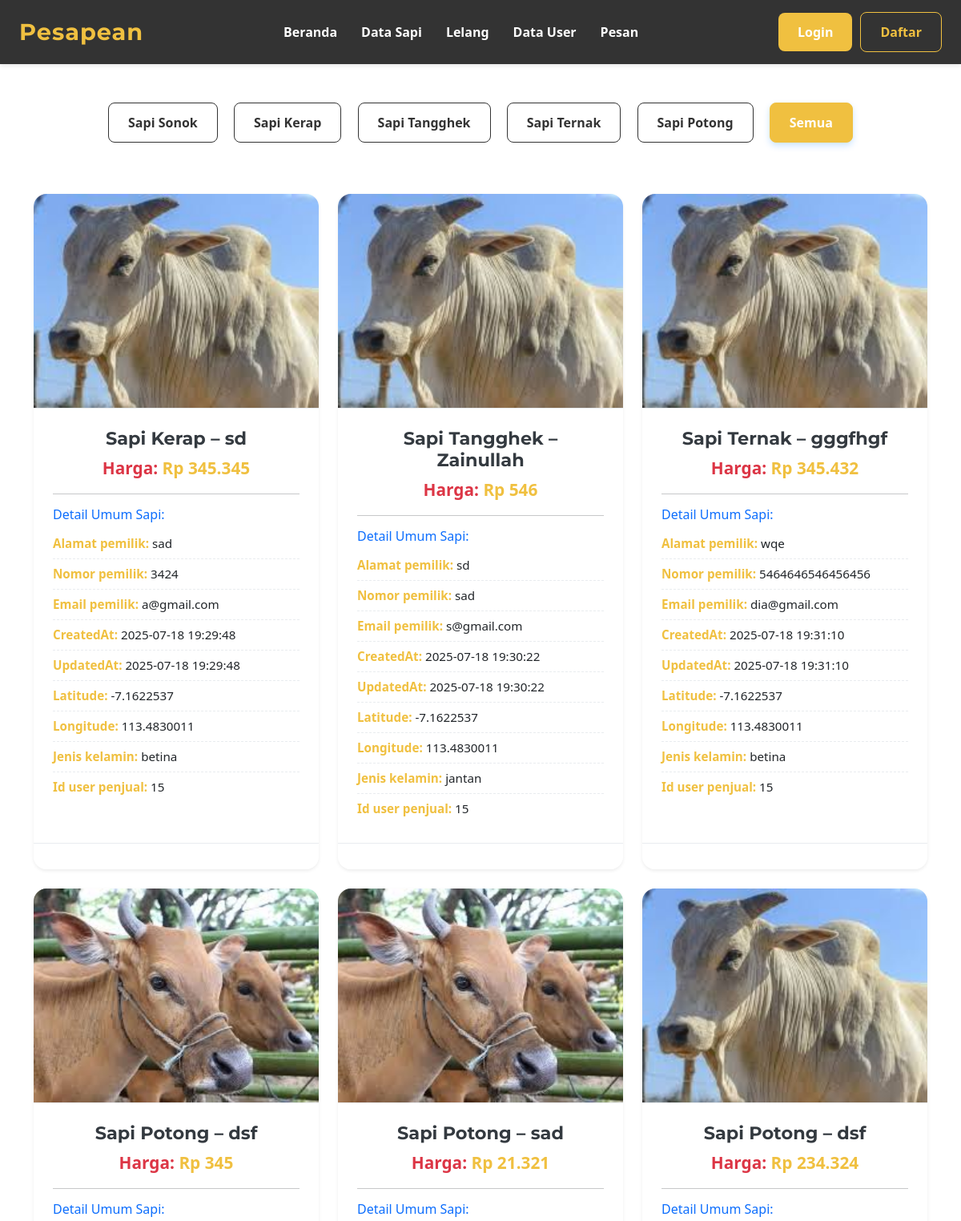
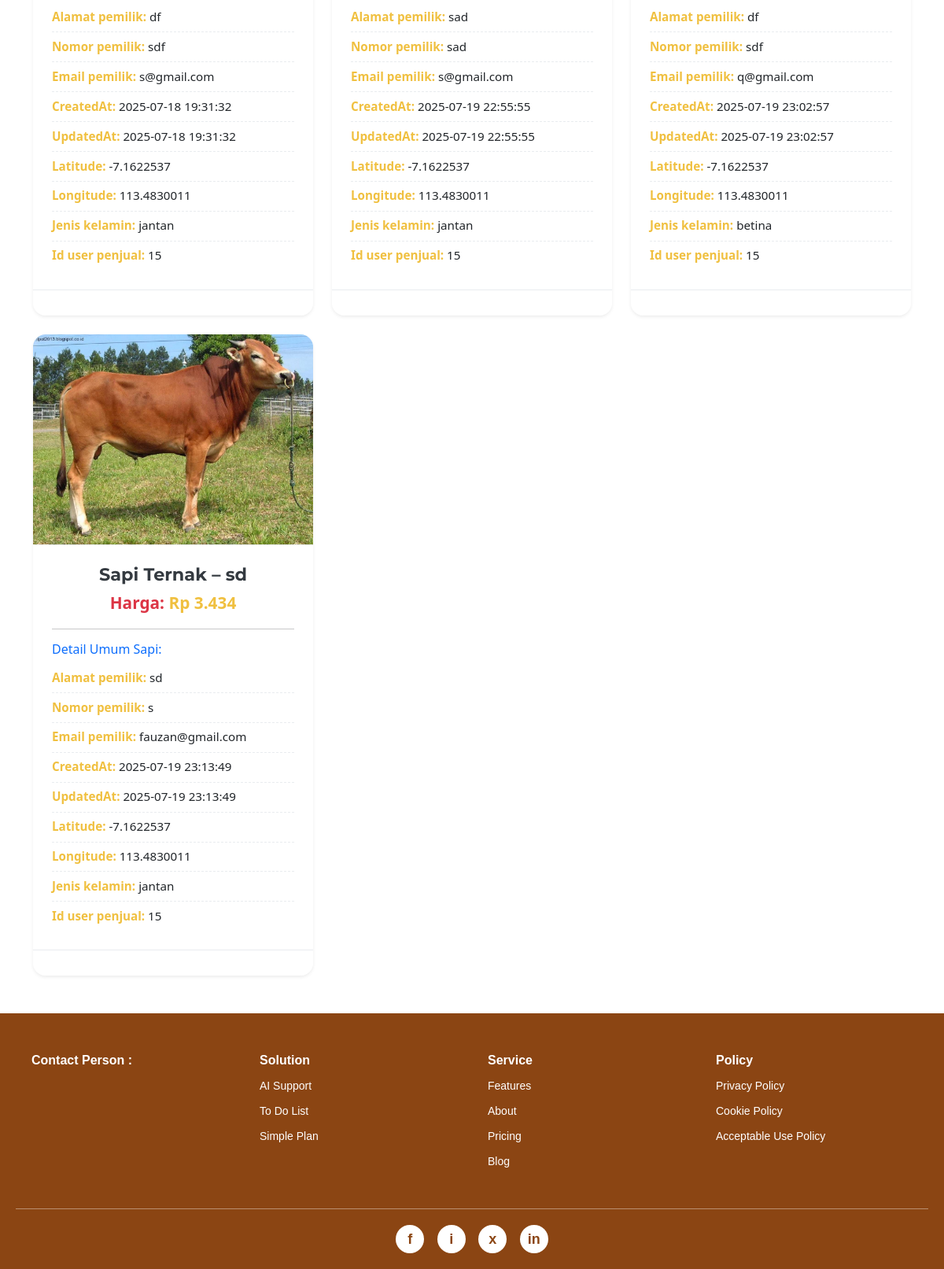
The page /admin/data_sapi.php on the database its author committed (2 pictures, top to bottom).
### tables this page shows
CREATE TABLE `data_sapi` (
  `id_sapi` int(11) NOT NULL,
  `id_macamSapi` int(11) DEFAULT NULL,
  `foto_sapi` varchar(255) DEFAULT NULL,
  `harga_sapi` int(11) DEFAULT NULL,
  `nama_pemilik` varchar(100) DEFAULT NULL,
  `alamat_pemilik` varchar(255) DEFAULT NULL,
  `nomor_pemilik` varchar(20) DEFAULT NULL,
  `email_pemilik` varchar(100) DEFAULT NULL,
  `createdAt` datetime DEFAULT NULL,
  `updatedAt` datetime DEFAULT NULL,
  `latitude` varchar(50) DEFAULT NULL,
  `longitude` varchar(50) DEFAULT NULL,
  `jenis_kelamin` enum('jantan','betina') DEFAULT NULL,
  `id_user_penjual` int(11) DEFAULT NULL
);

CREATE TABLE `macamsapi` (
  `id_macamSapi` int(11) NOT NULL,
  `name` varchar(100) DEFAULT NULL
);

### admin/data_sapi.php (the view, shortened to what this page needs)
<?php
include '../koneksi.php';
$jenis_filter = isset($_GET['jenis']) ? $_GET['jenis'] : 'all';
$jenis_map = [
    'sonok' => 1,
    'kerap' => 2,
    'tangghek' => 3,
    'ternak' => 4,
    'potong' => 5,
];
$query = "SELECT ds.*, ms.name AS jenis_sapi FROM data_sapi ds
          LEFT JOIN macamSapi ms ON ds.id_macamSapi = ms.id_macamSapi";
if ($jenis_filter != 'all' && isset($jenis_map[$jenis_filter])) {
    $id_m = $jenis_map[$jenis_filter];
    $stmt = mysqli_prepare($koneksi, $query . " WHERE ds.id_macamSapi = ?");
    mysqli_stmt_bind_param($stmt, "i", $id_m);
    mysqli_stmt_execute($stmt);
    $result = mysqli_stmt_get_result($stmt);
} else {
    $result = mysqli_query($koneksi, $query);
}
?>
<!DOCTYPE html>
<html lang="id">
<head>
    <link rel="stylesheet" href="../style.css">
    <link rel="stylesheet" href="https://cdnjs.cloudflare.com/ajax/libs/font-awesome/6.5.0/css/all.min.css" />
    <link href="https://cdn.jsdelivr.net/npm/bootstrap@5.3.3/dist/css/bootstrap.min.css" rel="stylesheet">
</head>
<body>
    <header class="main-header">
        <nav class="navbar">
            <div class="logo">
                <a href="../admin/admin.php">Pesapean</a>
            </div>
            <ul class="nav-links">
                <li><a href="../admin/admin.php">Beranda</a></li>
                <li><a href="../admin/data_sapi.php?jenis=sonok">Data Sapi</a></li>
                <li><a href="../admin/lelang.php">Lelang</a></li>
                <li><a href="../admin/data_user.php">Data User</a></li>
                <li><a href="../admin/pesan.php">Pesan</a></li>
            </ul>
            <div class="auth-links">
                <?php if (isset($_SESSION['id_user'])): ?>
                    <a href="../auth/profile.php" class="btn btn-primary">Profile</a>
                <?php else: ?>
                    <a href="../auth/login.php" class="btn btn-primary">Login</a>
                    <a href="../auth/register.php" class="btn btn-outline-primary">Daftar</a>
                <?php endif; ?>
            </div>
        </nav>
    </header>
    <div class="text-center mt-3">
        <?php foreach ($jenis_map as $jk => $idm): ?>
            <a href="?jenis=<?= $jk ?>" class="btn btn-filter <?= ($jenis_filter == $jk) ? 'active' : '' ?>">
                Sapi <?= ucfirst($jk) ?>
            </a>
        <?php endforeach; ?>
        <a href="?jenis=all" class="btn btn-filter <?= ($jenis_filter == 'all') ? 'active' : '' ?>">
            Semua
        </a>
    </div>
    <div class="container mt-4">
        <div class="row row-cols-1 row-cols-md-2 row-cols-lg-3 g-4">
            <?php if (mysqli_num_rows($result) > 0): ?>
                <?php while ($r = mysqli_fetch_assoc($result)): ?>
                    <div class="col">
                        <div class="card h-100 shadow-sm custom-card">
                            <div class="card-img-top-container">
                                <?php if (!empty($r['foto_sapi']) && file_exists("../uploads_sapi/{$r['foto_sapi']}")): ?>
                                    <img src="../uploads_sapi/<?= htmlspecialchars($r['foto_sapi']) ?>" class="card-img-top" alt="Foto Sapi <?= htmlspecialchars($r['jenis_sapi']) ?>">
                                <?php else: ?>
                                    <div class="no-image-placeholder">
                                        <i class="fas fa-image"></i><span>Tidak ada foto</span>
                                    </div>
                                <?php endif; ?>
                            </div>
                            <div class="card-body">
                                <h5 class="card-title text-center mb-2"><?= htmlspecialchars($r['jenis_sapi'] ?? '') ?> – <?= htmlspecialchars($r['nama_pemilik'] ?? '') ?></h5>
                                <p class="card-text text-center price-tag">
                                    <strong style="color:var(--danger-color);">Harga:</strong> Rp <?= number_format($r['harga_sapi'] ?? 0, 0, ',', '.') ?>
                                </p>
                                <hr class="my-3">
                                <h6 class="text-primary mb-2">Detail Umum Sapi:</h6>
                                <ul class="list-unstyled detail-list">
                                    <?php
                                    $excluded_keys = ['id_sapi', 'id_macamSapi', 'foto_sapi', 'harga_sapi', 'jenis_sapi', 'nama_pemilik', 'contact_person'];
                                    foreach ($r as $key => $val):
                                        if (!in_array($key, $excluded_keys)):
                                            $display_key = ucfirst(str_replace('_', ' ', $key));
                                            echo "<li><strong>" . htmlspecialchars($display_key) . ":</strong> " . htmlspecialchars($val ?? '') . "</li>";
                                        endif;
                                    endforeach;
                                    ?>
                                </ul>
                            </div>
                            <div class="card-footer text-center">
                            </div>
                        </div>
                    </div>
                <?php endwhile; ?>
            <?php endif; ?>
        </div>
    </div>
    <?php include '../footer.php'; ?>
</body>
</html>

### style.css (style rules this page uses)
:root { --primary-color: #f0c040; --secondary-color: #333; --accent-color: #555; --background-light: #f8f8f8; --text-color: #333; --white-color: #ffffff; --border-radius: 8px; --transition-speed: 0.3s ease; }
body { background-color: var(--background-light); font-family: 'Open Sans', Arial, sans-serif; margin: 0; padding: 0; line-height: 1.6; color: var(--text-color); }
a { text-decoration: none; color: var(--primary-color); transition: color var(--transition-speed); }
.btn { display: inline-block; padding: 12px 25px; border: none; border-radius: 5px; cursor: pointer; font-size: 16px; font-weight: 600; transition: background-color var(--transition-speed), color var(--transition-speed); }
.btn-primary { background-color: var(--primary-color); color: var(--secondary-color); }
.main-header { background-color: var(--secondary-color); color: var(--white-color); padding: 15px 0; box-shadow: 0 2px 5px rgba(0, 0, 0, 0.1); }
.navbar { display: flex; justify-content: space-between; align-items: center; max-width: 1200px; margin: 0 auto; padding: 0 20px; }
.navbar .logo a { font-size: 28px; font-weight: 700; color: var(--primary-color); letter-spacing: 1px; }
.navbar .nav-links { list-style: none; margin: 0; padding: 0; display: flex; gap: 30px; }
.navbar .nav-links a { color: var(--white-color); font-weight: 600; font-size: 16px; position: relative; }
.navbar .nav-links a::after { content: ''; position: absolute; width: 0; height: 2px; background-color: var(--primary-color); left: 0; bottom: -5px; transition: width var(--transition-speed); }

### rows shown on the page
data_sapi: foto_sapi (picture), id_macamSapi.name "Sapi Kerap", nama_pemilik "sd", harga_sapi "345.345", display_key "Alamat pemilik", alamat_pemilik "sad", display_key "Nomor pemilik", nomor_pemilik "3424", display_key "Email pemilik", email_pemilik "a@gmail.com", display_key "CreatedAt", createdAt "2025-07-18 19:29:48", display_key "UpdatedAt", updatedAt "2025-07-18 19:29:48", display_key "Latitude", latitude "-7.1622537", display_key "Longitude", longitude "113.4830011", display_key "Jenis kelamin", jenis_kelamin "betina", display_key "Id user penjual", id_user_penjual "15"
data_sapi: foto_sapi (picture), id_macamSapi.name "Sapi Tangghek", nama_pemilik "Zainullah", harga_sapi "546", display_key "Alamat pemilik", alamat_pemilik "sd", display_key "Nomor pemilik", nomor_pemilik "sad", display_key "Email pemilik", email_pemilik "s@gmail.com", display_key "CreatedAt", createdAt "2025-07-18 19:30:22", display_key "UpdatedAt", updatedAt "2025-07-18 19:30:22", display_key "Latitude", latitude "-7.1622537", display_key "Longitude", longitude "113.4830011", display_key "Jenis kelamin", jenis_kelamin "jantan", display_key "Id user penjual", id_user_penjual "15"
data_sapi: foto_sapi (picture), id_macamSapi.name "Sapi Ternak", nama_pemilik "gggfhgf", harga_sapi "345.432", display_key "Alamat pemilik", alamat_pemilik "wqe", display_key "Nomor pemilik", nomor_pemilik "5464646546456456", display_key "Email pemilik", email_pemilik "dia@gmail.com", display_key "CreatedAt", createdAt "2025-07-18 19:31:10", display_key "UpdatedAt", updatedAt "2025-07-18 19:31:10", display_key "Latitude", latitude "-7.1622537", display_key "Longitude", longitude "113.4830011", display_key "Jenis kelamin", jenis_kelamin "betina", display_key "Id user penjual", id_user_penjual "15"
data_sapi: foto_sapi (picture), id_macamSapi.name "Sapi Potong", nama_pemilik "dsf", harga_sapi "345", display_key "Alamat pemilik", alamat_pemilik "df", display_key "Nomor pemilik", nomor_pemilik "sdf", display_key "Email pemilik", email_pemilik "s@gmail.com", display_key "CreatedAt", createdAt "2025-07-18 19:31:32", display_key "UpdatedAt", updatedAt "2025-07-18 19:31:32", display_key "Latitude", latitude "-7.1622537", display_key "Longitude", longitude "113.4830011", display_key "Jenis kelamin", jenis_kelamin "jantan", display_key "Id user penjual", id_user_penjual "15"
data_sapi: foto_sapi (picture), id_macamSapi.name "Sapi Potong", nama_pemilik "sad", harga_sapi "21.321", display_key "Alamat pemilik", alamat_pemilik "sad", display_key "Nomor pemilik", nomor_pemilik "sad", display_key "Email pemilik", email_pemilik "s@gmail.com", display_key "CreatedAt", createdAt "2025-07-19 22:55:55", display_key "UpdatedAt", updatedAt "2025-07-19 22:55:55", display_key "Latitude", latitude "-7.1622537", display_key "Longitude", longitude "113.4830011", display_key "Jenis kelamin", jenis_kelamin "jantan", display_key "Id user penjual", id_user_penjual "15"
data_sapi: foto_sapi (picture), id_macamSapi.name "Sapi Potong", nama_pemilik "dsf", harga_sapi "234.324", display_key "Alamat pemilik", alamat_pemilik "df", display_key "Nomor pemilik", nomor_pemilik "sdf", display_key "Email pemilik", email_pemilik "q@gmail.com", display_key "CreatedAt", createdAt "2025-07-19 23:02:57", display_key "UpdatedAt", updatedAt "2025-07-19 23:02:57", display_key "Latitude", latitude "-7.1622537", display_key "Longitude", longitude "113.4830011", display_key "Jenis kelamin", jenis_kelamin "betina", display_key "Id user penjual", id_user_penjual "15"
data_sapi: foto_sapi (picture), id_macamSapi.name "Sapi Ternak", nama_pemilik "sd", harga_sapi "3.434", display_key "Alamat pemilik", alamat_pemilik "sd", display_key "Nomor pemilik", nomor_pemilik "s", display_key "Email pemilik", email_pemilik "fauzan@gmail.com", display_key "CreatedAt", createdAt "2025-07-19 23:13:49", display_key "UpdatedAt", updatedAt "2025-07-19 23:13:49", display_key "Latitude", latitude "-7.1622537", display_key "Longitude", longitude "113.4830011", display_key "Jenis kelamin", jenis_kelamin "jantan", display_key "Id user penjual", id_user_penjual "15"

### other values the page prints
$jk "Sonok"
$jk "Kerap"
$jk "Tangghek"
$jk "Ternak"
$jk "Potong"
